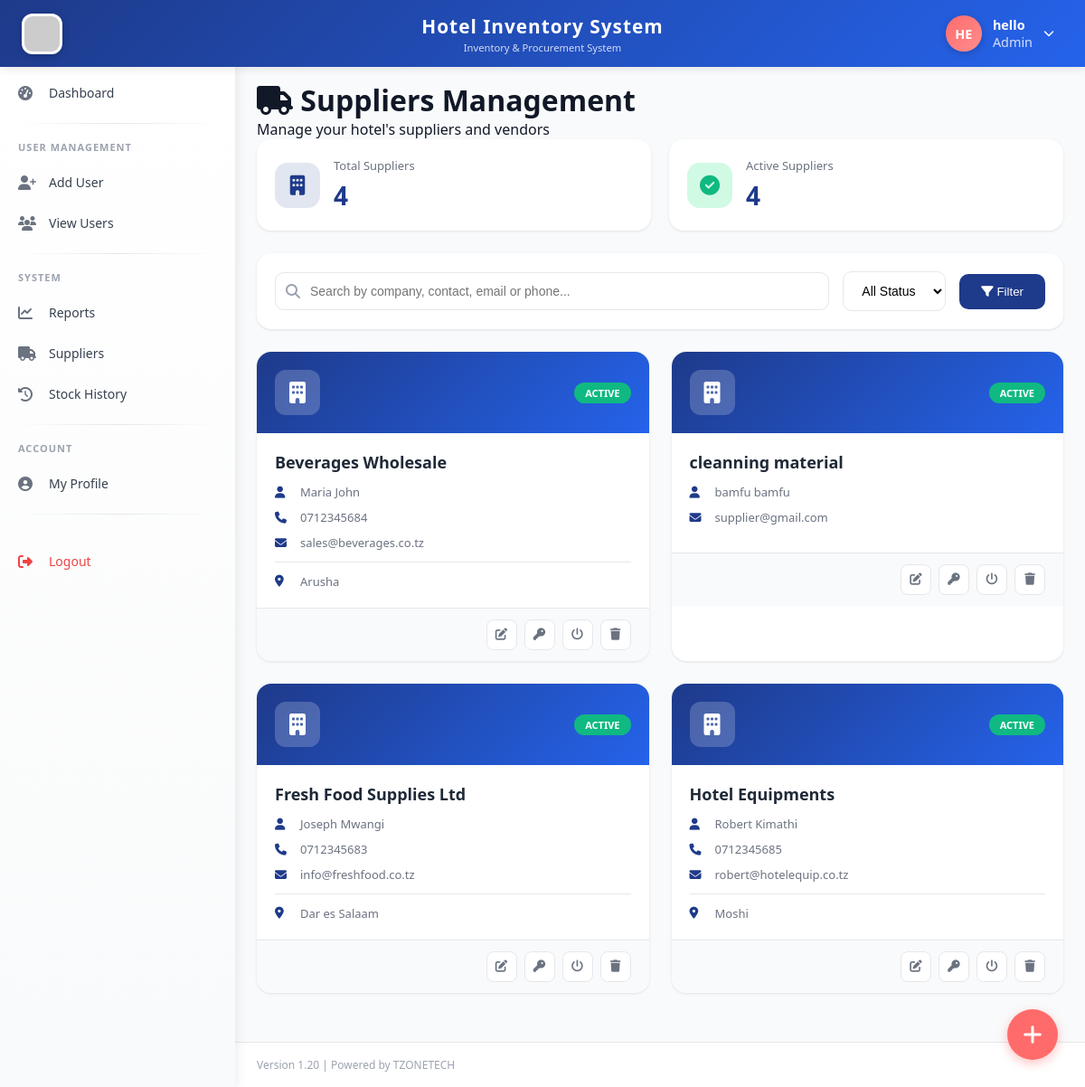
The page /manager/suppliers.php (signed in) on the database its author committed.
### tables this page shows
CREATE TABLE `users` (
  `id` int(11) NOT NULL,
  `fullname` varchar(100) NOT NULL,
  `username` varchar(50) NOT NULL,
  `password` varchar(255) NOT NULL,
  `email` varchar(100) NOT NULL,
  `phone` varchar(20) DEFAULT NULL,
  `role_id` int(11) NOT NULL,
  `status` enum('active','inactive') DEFAULT 'active',
  `created_at` timestamp NOT NULL DEFAULT current_timestamp(),
  `phone_verified` tinyint(4) DEFAULT 0,
  `reset_token` varchar(100) DEFAULT NULL,
  `reset_expires` datetime DEFAULT NULL,
  `profile_picture` varchar(255) DEFAULT NULL,
  `updated_at` timestamp NOT NULL DEFAULT current_timestamp() ON UPDATE current_timestamp()
);

CREATE TABLE `suppliers` (
  `id` int(11) NOT NULL,
  `company_name` varchar(100) NOT NULL,
  `contact_person` varchar(100) DEFAULT NULL,
  `email` varchar(100) DEFAULT NULL,
  `phone` varchar(20) DEFAULT NULL,
  `address` text DEFAULT NULL,
  `status` enum('active','inactive') DEFAULT 'active',
  `created_at` timestamp NOT NULL DEFAULT current_timestamp(),
  `password` varchar(255) DEFAULT NULL,
  `reset_token` varchar(100) DEFAULT NULL,
  `reset_expires` datetime DEFAULT NULL,
  `phone_verified` tinyint(4) DEFAULT 0,
  `updated_at` timestamp NOT NULL DEFAULT current_timestamp() ON UPDATE current_timestamp()
);

### manager/suppliers.php (the view, shortened to what this page needs)
<?php
require_once '../includes/auth_check.php';
$search = $_GET['search'] ?? '';
$sql = "SELECT * FROM suppliers WHERE 1=1";
$sql .= " ORDER BY company_name ASC";
$result = $db->query($sql);
$suppliers = $result->fetch_all(MYSQLI_ASSOC);
include '../templates/header.php';
include '../templates/sidebar.php';
?>
<div class="main-content">
    <div class="page-header">
        <h1><i class="fas fa-truck"></i> Suppliers Management</h1>
        <p>Manage your hotel's suppliers and vendors</p>
    </div>
    <div class="stats-summary">
        <div class="stat-item">
            <div class="stat-icon total">
                <i class="fas fa-building"></i>
            </div>
            <div class="stat-info">
                <div class="stat-label">Total Suppliers</div>
                <div class="stat-number" id="totalSuppliers"><?php echo count($suppliers); ?></div>
            </div>
        </div>
        <div class="stat-item">
            <div class="stat-icon active">
                <i class="fas fa-check-circle"></i>
            </div>
            <div class="stat-info">
                <div class="stat-label">Active Suppliers</div>
                <div class="stat-number" id="activeSuppliers">
                    <?php
                        $active_count = 0;
                        foreach($suppliers as $s) {
                            if($s['status'] == 'active') $active_count++;
                        }
                        echo $active_count;
                    ?>
                </div>
            </div>
        </div>
    </div>
    <div class="search-filter-bar">
        <form method="GET" action="" class="search-form" id="filterForm">
            <div class="search-box">
                <i class="fas fa-search"></i>
                <input type="text" name="search" id="searchInput" placeholder="Search by company, contact, email or phone..."
                       value="<?php echo htmlspecialchars($search); ?>" autocomplete="off">
            </div>
            <div class="filter-box">
                <select name="status" id="statusFilter" onchange="this.form.submit()">
                    <option value="">All Status</option>
                </select>
            </div>
            <button type="submit" class="btn-search">
                <i class="fas fa-filter"></i> Filter
            </button>
        </form>
    </div>
    <div class="suppliers-grid" id="suppliersGrid">
        <?php if(count($suppliers) > 0): ?>
            <?php foreach($suppliers as $index => $supplier): ?>
                <div class="supplier-card" data-id="<?php echo $supplier['id']; ?>" data-index="<?php echo $index; ?>">
                    <div class="supplier-card-header">
                        <div class="supplier-avatar">
                            <i class="fas fa-building"></i>
                        </div>
                        <div class="supplier-status <?php echo $supplier['status']; ?>">
                            <?php echo ucfirst($supplier['status']); ?>
                        </div>
                    </div>
                    <div class="supplier-card-body">
                        <h3 class="supplier-name"><?php echo htmlspecialchars($supplier['company_name']); ?></h3>
                        <?php if($supplier['contact_person']): ?>
                            <div class="supplier-contact">
                                <i class="fas fa-user"></i> <?php echo htmlspecialchars($supplier['contact_person']); ?>
                            </div>
                        <?php endif; ?>
                        <?php if($supplier['phone']): ?>
                            <div class="supplier-contact">
                                <i class="fas fa-phone"></i> <?php echo htmlspecialchars($supplier['phone']); ?>
                            </div>
                        <?php endif; ?>
                        <?php if($supplier['email']): ?>
                            <div class="supplier-contact">
                                <i class="fas fa-envelope"></i> <?php echo htmlspecialchars($supplier['email']); ?>
                            </div>
                        <?php endif; ?>
                        <?php if($supplier['address']): ?>
                            <div class="supplier-address">
                                <i class="fas fa-map-marker-alt"></i> <?php echo htmlspecialchars(substr($supplier['address'], 0, 60)); ?>
                            </div>
                        <?php endif; ?>
                    </div>
                    <div class="supplier-card-footer">
                        <button class="btn-icon edit" onclick="editSupplier(<?php echo $supplier['id']; ?>)" title="Edit Supplier">
                            <i class="fas fa-edit"></i>
                        </button>
                        <button class="btn-icon key" onclick="resetSupplierPassword(<?php echo $supplier['id']; ?>)" title="Reset Password">
                            <i class="fas fa-key"></i>
                        </button>
                        <button class="btn-icon toggle" onclick="toggleSupplierStatus(<?php echo $supplier['id']; ?>)" title="Toggle Status">
                            <i class="fas fa-power-off"></i>
                        </button>
                        <button class="btn-icon delete" onclick="deleteSupplier(<?php echo $supplier['id']; ?>)" title="Delete Supplier">
                            <i class="fas fa-trash"></i>
                        </button>
                    </div>
                </div>
            <?php endforeach; ?>
        <?php endif; ?>
    </div>
    <button class="fab" id="fabBtn" onclick="openAddModal()">
        <i class="fas fa-plus"></i>
    </button>
</div>
<?php include '../templates/footer.php'; ?>

### templates/header.php (shortened to what this page needs)
<!DOCTYPE html>
<html lang="en">
<head>
    <link rel="stylesheet" href="https://cdnjs.cloudflare.com/ajax/libs/font-awesome/6.4.0/css/all.min.css">
    <link rel="stylesheet" href="<?php echo APP_URL; ?>/assets/css/style.css">
</head>
<body>
    <div class="top-header">
        <div class="header-left">
            <img src="<?php echo APP_URL; ?>/assets/images/hotel.jpg" alt="Hotel Logo" class="logo-img" onerror="this.src='https://via.placeholder.com/45x45?text=H'">
        </div>
        <div class="header-center">
            <div class="app-title"><?php echo APP_NAME; ?></div>
            <div class="app-subtitle">Inventory & Procurement System</div>
        </div>
        <div class="header-right">
            <div class="user-info" id="userInfoBtn">
                <div class="user-avatar-circle" id="userAvatar">
                    <?php
                    $user_id = $_SESSION['user_id'] ?? 0;
                    $profile_pic = '';
                    $fullname = $_SESSION['fullname'] ?? 'User';
                    if ($user_id > 0 && isset($db)) {
                        $pic_sql = "SELECT profile_picture, fullname FROM users WHERE id = ?";
                        $pic_stmt = $db->prepare($pic_sql);
                        $pic_stmt->bind_param("i", $user_id);
                        $pic_stmt->execute();
                        $pic_result = $pic_stmt->get_result();
                        if ($pic_row = $pic_result->fetch_assoc()) {
                            $profile_pic = $pic_row['profile_picture'];
                            $fullname = $pic_row['fullname'];
                        }
                    }
                    $profile_pic_path = '';
                    if ($profile_pic_path && !empty($profile_pic)):
                    ?>
                        <img src="<?php echo $profile_pic_path; ?>?t=<?php echo time(); ?>" alt="Profile" id="headerProfileImg">
                    <?php else:
                        $name_parts = explode(' ', $fullname);
                        $initial = strtoupper(substr($name_parts[0], 0, 1));
                        if (isset($name_parts[1])) {
                            $initial .= strtoupper(substr($name_parts[1], 0, 1));
                        } else if (strlen($name_parts[0]) > 1) {
                            $initial .= strtoupper(substr($name_parts[0], 1, 1));
                        } else {
                            $initial .= strtoupper(substr($fullname, 0, 1));
                        }
                    ?>
                        <span id="headerInitials"><?php echo $initial; ?></span>
                    <?php endif; ?>
                </div>
                <div class="user-details">
                    <span class="user-name" id="headerUserName"><?php echo htmlspecialchars($fullname); ?></span>
                    <span class="user-role"><?php echo $_SESSION['role'] ?? 'Guest'; ?></span>
                </div>
                <i class="fas fa-chevron-down" style="font-size: 12px;"></i>
            </div>
        </div>
    </div>

### assets/css/style.css (style rules this page uses)
:root { --primary-dark: #1E3A8A; --primary-light: #2563EB; --accent: #FF6B6B; --accent-dark: #e55a5a; --bg-light: #F9FAFB; --white: #FFFFFF; --text-dark: #111827; --text-muted: #6B7280; --border: #E5E7EB; --shadow-sm: 0 1px 2px 0 rgba(0, 0, 0, 0.05); --shadow-md: 0 4px 6px -1px rgba(0, 0, 0, 0.1); --shadow-lg: 0 10px 15px -3px rgba(0, 0, 0, 0.1); --success: #10B981; --warning: #F59E0B; --danger: #EF4444; --info: #3B82F6; }
* { margin: 0; padding: 0; box-sizing: border-box; }
body { font-family: 'Segoe UI', Tahoma, Geneva, Verdana, sans-serif; background: var(--bg-light); color: var(--text-dark); }
.top-header { background: var(--primary-dark); color: white; padding: 12px 24px; position: fixed; top: 0; left: 0; right: 0; z-index: 1000; display: flex; justify-content: space-between; align-items: center; box-shadow: var(--shadow-md); }
.user-info { display: flex; align-items: center; gap: 20px; }
.user-info span { font-size: 0.9rem; }
.main-content { margin-left: 260px; margin-top: 65px; padding: 24px; min-height: calc(100vh - 65px); }

### templates/header.php (style rules this page uses)
* { margin: 0; padding: 0; box-sizing: border-box; }
body { font-family: 'Segoe UI', Tahoma, Geneva, Verdana, sans-serif; background: #F9FAFB; color: #111827; }
.top-header { background: linear-gradient(135deg, #1E3A8A 0%, #2563EB 100%); color: white; padding: 12px 24px; position: fixed; top: 0; left: 0; right: 0; z-index: 1000; display: flex; justify-content: space-between; align-items: center; box-shadow: 0 2px 10px rgba(0,0,0,0.1); }
.header-left { display: flex; align-items: center; gap: 15px; min-width: 200px; }
.logo-img { width: 45px; height: 45px; border-radius: 12px; object-fit: cover; box-shadow: 0 2px 8px rgba(0,0,0,0.2); background: white; padding: 3px; }
.header-center { flex: 1; text-align: center; }
.app-title { font-size: 1.3rem; font-weight: 700; letter-spacing: 1px; }
.app-subtitle { font-size: 0.7rem; opacity: 0.8; margin-top: 2px; }
.header-right { display: flex; align-items: center; gap: 20px; min-width: 200px; justify-content: flex-end; }
.user-info { display: flex; align-items: center; gap: 12px; cursor: pointer; position: relative; padding: 5px 10px; border-radius: 40px; transition: background 0.3s; }
.user-avatar-circle { width: 40px; height: 40px; border-radius: 50%; background: linear-gradient(135deg, #FF6B6B, #ff8e8e); display: flex; align-items: center; justify-content: center; font-weight: 700; font-size: 18px; color: white; text-transform: uppercase; box-shadow: 0 2px 8px rgba(0,0,0,0.2); overflow: hidden; }
.user-details { display: flex; flex-direction: column; }
.user-name { font-size: 14px; font-weight: 600; }
.user-role { font-size: 11px; opacity: 0.8; }
.main-content { margin-left: 260px; margin-top: 65px; padding: 24px; min-height: calc(100vh - 65px); }

### rows shown on the page
users: fullname "HE", fullname "hello"
suppliers: status "ACTIVE", company_name "Beverages Wholesale", contact_person "Maria John", phone "0712345684", email "sales@beverages.co.tz", address "Arusha"
suppliers: status "ACTIVE", company_name "cleanning material", contact_person "bamfu bamfu", email "supplier@gmail.com"
suppliers: status "ACTIVE", company_name "Fresh Food Supplies Ltd", contact_person "Joseph Mwangi", phone "0712345683", email "info@freshfood.co.tz", address "Dar es Salaam"
suppliers: status "ACTIVE", company_name "Hotel Equipments", contact_person "Robert Kimathi", phone "0712345685", email "robert@hotelequip.co.tz", address "Moshi"

### other values the page prints
APP_NAME "Hotel Inventory System"
$_SESSION['role'] "Admin"
count($suppliers) "4"
$active_count "4"
